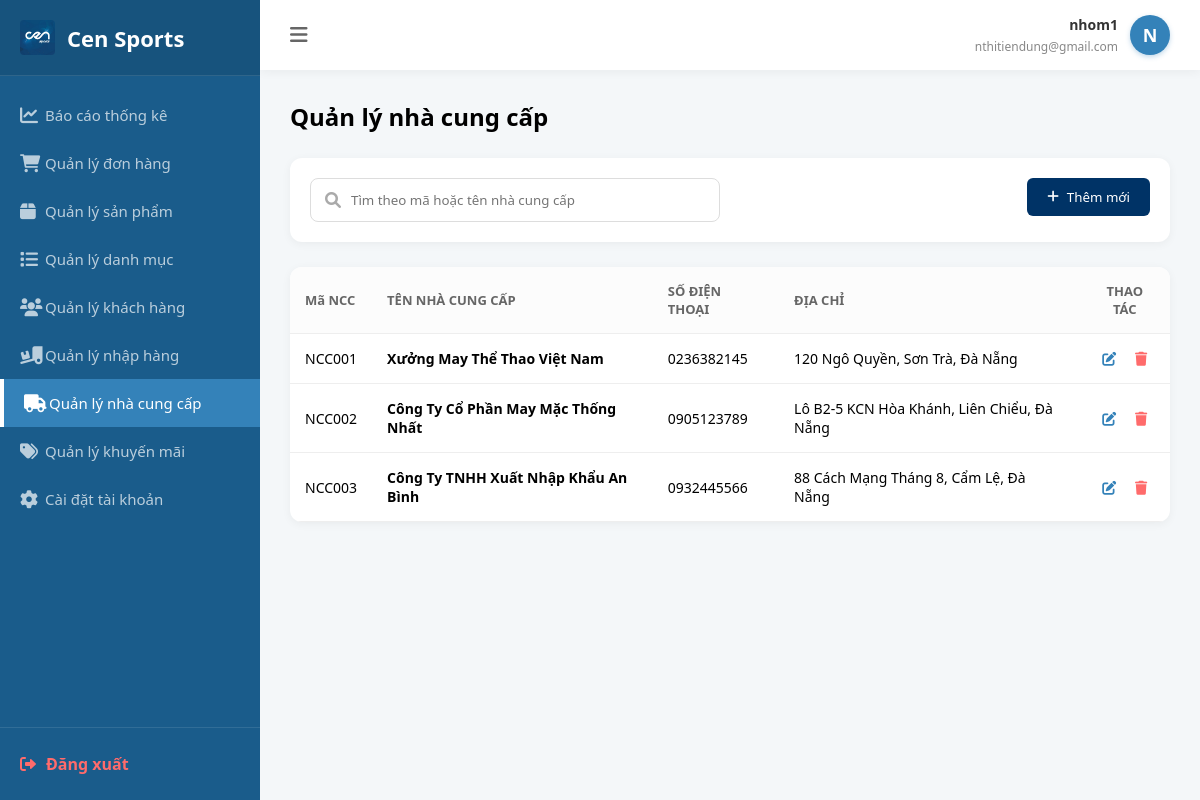
The page /staff/nha-cung-cap/ (signed in) on the database its author committed.
### QuanLyNhaCungCap/models.py (models this page shows, shortened)
class NhaCungCap(models.Model):
    NCC_Ma = models.CharField(max_length=9, primary_key=True)
    NCC_Ten = models.CharField(max_length=100)
    NCC_SDT = models.CharField(max_length=10)
    NCC_DChi = models.TextField()

### QuanLyNhaCungCap/views.py (the view)
# urls.py: path('staff/nha-cung-cap/', views.quan_ly_ncc_view, name='quan_ly_ncc'),
def quan_ly_ncc_view(request):
    query = request.GET.get('q', '').strip()
    nhacungcaps = NhaCungCap.objects.all()
    if query:
        nhacungcaps = nhacungcaps.filter(
            Q(NCC_Ma__icontains=query) | Q(NCC_Ten__icontains=query)
        )
    context = {
        'nhacungcaps': nhacungcaps,
        'search_query': query,
    }
    return render(request, 'QuanLyNhaCungCap/QuanLyNhaCungCap.html', context)

### gioHang/context_processors.py (called while the page is built)
def cart_count_processor(request):
    if request.user.is_authenticated:
        try:
            kh_ma = f"KH{request.user.id:07d}"
            kh = KhachHang.objects.get(KH_Ma=kh_ma)
            gio_hang = GioHang.objects.filter(KH_Ma=kh, dondat__isnull=True).last()
            if gio_hang:
                return {'cart_count': gio_hang.GH_TongSL}
        except KhachHang.DoesNotExist:
            pass
    return {'cart_count': 0}

### QuanLyNhaCungCap/templates/QuanLyNhaCungCap/QuanLyNhaCungCap.html (shortened to what this page needs)
{% extends "staff/base_staff.html" %}
{% block content %}
<div class="page-header">
    <h2 style="font-weight: 700;">Quản lý nhà cung cấp</h2>
</div>
<div class="filter-bar">
    <form class="search-input" method="GET" action="{% url 'quan_ly_ncc' %}">
        <i class="fa fa-search" onclick="this.closest('form').submit();"></i>
        <input type="text" name="q" value="{{ search_query|default_if_none:'' }}"
            placeholder="Tìm theo mã hoặc tên nhà cung cấp">
    </form>
    <div style="text-align: right;">
        <button type="button" class="btn-add" onclick="openModal('modalAdd')">
            <i class="fa fa-plus"></i> Thêm mới
        </button>
    </div>
</div>
<div class="table-container">
    <table>
        <thead>
            <tr>
                <th>Mã NCC</th>
                <th>TÊN NHÀ CUNG CẤP</th>
                <th>SỐ ĐIỆN THOẠI</th>
                <th>ĐỊA CHỈ</th>
                <th style="text-align: center;">THAO TÁC</th>
            </tr>
        </thead>
        <tbody id="nccTableBody">
            {% for ncc in nhacungcaps %}
            <tr>
                <td>{{ ncc.NCC_Ma }}</td>
                <td><b>{{ ncc.NCC_Ten }}</b></td>
                <td>{{ ncc.NCC_SDT }}</td>
                <td>{{ ncc.NCC_DChi }}</td>
                <td style="text-align: center;">
                    <i class="fa fa-edit btn-edit-icon"
                        onclick="openEditModal('{{ ncc.NCC_Ma|escapejs }}', '{{ ncc.NCC_Ten|escapejs }}', '{{ ncc.NCC_SDT|escapejs }}', '{{ ncc.NCC_DChi|escapejs }}')"></i>
                    <i class="fa fa-trash btn-delete-icon" onclick="openDeleteModal('{{ ncc.NCC_Ma|escapejs }}')"></i>
                </td>
            </tr>
            {% empty %}
            <tr>
                <td colspan="5" style="text-align: center;">Không có nhà cung cấp nào</td>
            </tr>
            {% endfor %}
        </tbody>
    </table>
</div>
{% endblock %}

### templates/staff/base_staff.html (shortened to what this page needs)
<!DOCTYPE html>
<html lang="vi">
<head>
    {% load static %}
    <link rel="stylesheet" href="https://cdnjs.cloudflare.com/ajax/libs/font-awesome/6.0.0/css/all.min.css">
</head>
<body>
    <aside class="sidebar" id="mySidebar">
        <div class="sidebar-logo">
            <img src="{% static 'logo/logoCen.jpg' %}" alt="Logo">
            <span>Cen Sports</span>
        </div>
        <ul class="sidebar-menu">
            <li>
                <a href="{% url 'bao_cao_staff' %}"
                   class="{% if request.resolver_match.url_name == 'bao_cao_staff' or request.resolver_match.url_name == 'admin_index' %}active{% endif %}">
                    <i class="fa fa-chart-line"></i> Báo cáo thống kê
                </a>
            </li>
            <li >
                <a href="{% url 'quanLyDonHang' %}">
                    <i class="fa fa-shopping-cart"></i>
                    <span>Quản lý đơn hàng</span>
                </a>
            </li>
            <li><a href="{% url 'quanLySP' %}"><i class="fa fa-box"></i> Quản lý sản phẩm</a></li>
            <li>
                <a href="{% url 'quanLyDM' %}"
                    class="{% if request.resolver_match.url_name == 'quanLyDM' %}active{% endif %}"
                    ><i class="fa fa-list"></i> Quản lý danh mục
                </a>
            </li>
            <li>
                <a href="{% url 'quanLyKH' %}"
                class="{% if request.resolver_match.url_name == 'quanLyKH' %}active{% endif %}">
                    <i class="fa fa-users"></i> Quản lý khách hàng</a>
            </li>
            <li>
                <a href="{% url 'quan_ly_nhap_hang' %}"
                   class="{% if request.resolver_match.url_name == 'quan_ly_nhap_hang' %}active{% endif %}">
                    <i class="fa fa-truck-loading"></i> Quản lý nhập hàng
                </a>
            </li>
            <li>
                <a href="{% url 'quan_ly_ncc' %}"
                   class="{% if request.resolver_match.url_name == 'quan_ly_ncc' %}active{% endif %}">
                    <i class="fa fa-truck"></i> Quản lý nhà cung cấp
                </a>
            </li>
            <li>
                <a href="{% url 'quan_ly_khuyen_mai' %}"
                   class="{% if request.resolver_match.url_name == 'quan_ly_khuyen_mai' %}active{% endif %}">
                    <i class="fa fa-tags"></i> Quản lý khuyến mãi
                </a>
            </li>
            <li><a href="#"><i class="fa fa-cog"></i> Cài đặt tài khoản</a></li>
        </ul>
        <div class="sidebar-footer">
            <a href="{% url 'logout' %}" class="logout-btn">
                <i class="fa fa-sign-out-alt" style="margin-right: 10px;"></i> Đăng xuất
            </a>
        </div>
    </aside>
    <div class="main-content" id="mainContent">
        <header>
            <div class="topbar-left">
                <i class="fa fa-bars" id="toggleBtn" style="cursor: pointer; font-size: 20px;"></i>
            </div>
            <div class="user-info">
                <div class="user-name">
                    <b>{{ user.username }}</b>
                    <small>{{ user.email|default:"Chưa cập nhật email" }}</small>
                </div>
                <div class="user-avatar">{{ user.username|make_list|first|upper }}</div>
            </div>
        </header>
        <div class="container">
            {% block content %}
            {% endblock %}
        </div>
    </div>
</body>
</html>

### templates/staff/base_staff.html (style rules this page uses)
:root { --primary-color: #3482b9; --dark-blue: #1a5c8b; --sidebar-width: 260px; --bg-light: #f4f7f9; --text-muted: rgba(255, 255, 255, 0.7); }
* { margin: 0; padding: 0; box-sizing: border-box; font-family: 'Segoe UI', Tahoma, Geneva, Verdana, sans-serif; }
body { display: flex; background-color: var(--bg-light); min-height: 100vh; }
.sidebar { width: var(--sidebar-width); background-color: var(--dark-blue); color: white; position: fixed; height: 100vh; display: flex; flex-direction: column; z-index: 1000; }
.sidebar-logo { padding: 20px; font-size: 22px; font-weight: bold; display: flex; align-items: center; gap: 12px; border-bottom: 1px solid rgba(255, 255, 255, 0.1); background-color: rgba(0, 0, 0, 0.1); }
.sidebar-logo img { height: 35px; width: auto; border-radius: 4px; object-fit: contain; }
.sidebar-menu { list-style: none; flex: 1; margin-top: 15px; overflow-y: auto; }
.sidebar-menu li a { display: flex; align-items: center; padding: 14px 20px; color: var(--text-muted); text-decoration: none; transition: all 0.3s; font-size: 15px; }
.sidebar-menu li a i { width: 25px; font-size: 18px; }
.sidebar-menu li a.active { background-color: var(--primary-color); color: white; border-left: 4px solid #fff; }
.sidebar-footer { border-top: 1px solid rgba(255, 255, 255, 0.1); padding: 10px 0; }
.logout-btn { display: flex; align-items: center; padding: 15px 20px; color: #ff6b6b; text-decoration: none; transition: 0.3s; font-weight: 600; }
.main-content { margin-left: var(--sidebar-width); flex: 1; display: flex; flex-direction: column; min-width: 0; }
header { height: 70px; background: white; display: flex; justify-content: space-between; align-items: center; padding: 0 30px; box-shadow: 0 2px 10px rgba(0,0,0,0.05); position: sticky; top: 0; z-index: 999; }
.topbar-left { display: flex; align-items: center; gap: 20px; color: #666; }
.user-info { display: flex; align-items: center; gap: 12px; }
.user-name { text-align: right; }
.user-name b { display: block; color: #333; font-size: 14px; }
.user-name small { color: #888; font-size: 12px; }
.user-avatar { width: 40px; height: 40px; background: var(--primary-color); color: white; border-radius: 50%; display: flex; align-items: center; justify-content: center; font-weight: bold; font-size: 18px; box-shadow: 0 2px 5px rgba(52, 130, 185, 0.3); }
.container { padding: 30px; }
.sidebar, .main-content { transition: all 0.3s ease; }

### QuanLyNhaCungCap/templates/QuanLyNhaCungCap/QuanLyNhaCungCap.html (style rules this page uses)
.page-header { display: flex; justify-content: space-between; align-items: center; margin-bottom: 25px; }
.filter-bar { background: white; padding: 20px; border-radius: 12px; display: grid; grid-template-columns: 1fr 1fr; gap: 20px; margin-bottom: 25px; box-shadow: 0 2px 10px rgba(0, 0, 0, 0.05); }
.search-input { position: relative; }
.search-input i { position: absolute; left: 15px; top: 50%; transform: translateY(-50%); color: #aaa; cursor: pointer; }
.search-input input { width: 100%; padding: 12px 15px 12px 40px; border: 1px solid #ddd; border-radius: 8px; outline: none; }
.btn-add { justify-self: end; background: #003366; color: white; border: none; padding: 10px 20px; border-radius: 6px; cursor: pointer; display: flex; align-items: center; gap: 8px; font-weight: 500; }
.table-container { background: white; border-radius: 12px; overflow: hidden; box-shadow: 0 2px 10px rgba(0, 0, 0, 0.05); }
table { width: 100%; border-collapse: collapse; }
th { background: #fcfcfc; padding: 15px; text-align: left; color: #666; font-size: 13px; border-bottom: 1px solid #eee; }
td { padding: 15px; border-bottom: 1px solid #eee; font-size: 14px; }
.btn-edit-icon { color: #3482b9; margin-right: 15px; cursor: pointer; }
.btn-delete-icon { color: #ff6b6b; cursor: pointer; }
.fa.fa-plus { display: inline-block; }

### rows shown on the page
NhaCungCap: NCC_Ma "NCC001", NCC_Ten "Xưởng May Thể Thao Việt Nam", NCC_SDT "0236382145", NCC_DChi "120 Ngô Quyền, Sơn Trà, Đà Nẵng"
NhaCungCap: NCC_Ma "NCC002", NCC_Ten "Công Ty Cổ Phần May Mặc Thống Nhất", NCC_SDT "0905123789", NCC_DChi "Lô B2-5 KCN Hòa Khánh, Liên Chiểu, Đà Nẵng"
NhaCungCap: NCC_Ma "NCC003", NCC_Ten "Công Ty TNHH Xuất Nhập Khẩu An Bình", NCC_SDT "0932445566", NCC_DChi "88 Cách Mạng Tháng 8, Cẩm Lệ, Đà Nẵng"

### other values the page prints
{{ user.username }} "nhom1"
{{ user.email|default:"Chưa cập nhật email" }} "nthitiendung@gmail.com"
{{ user.username|make_list|first|upper }} "N"
